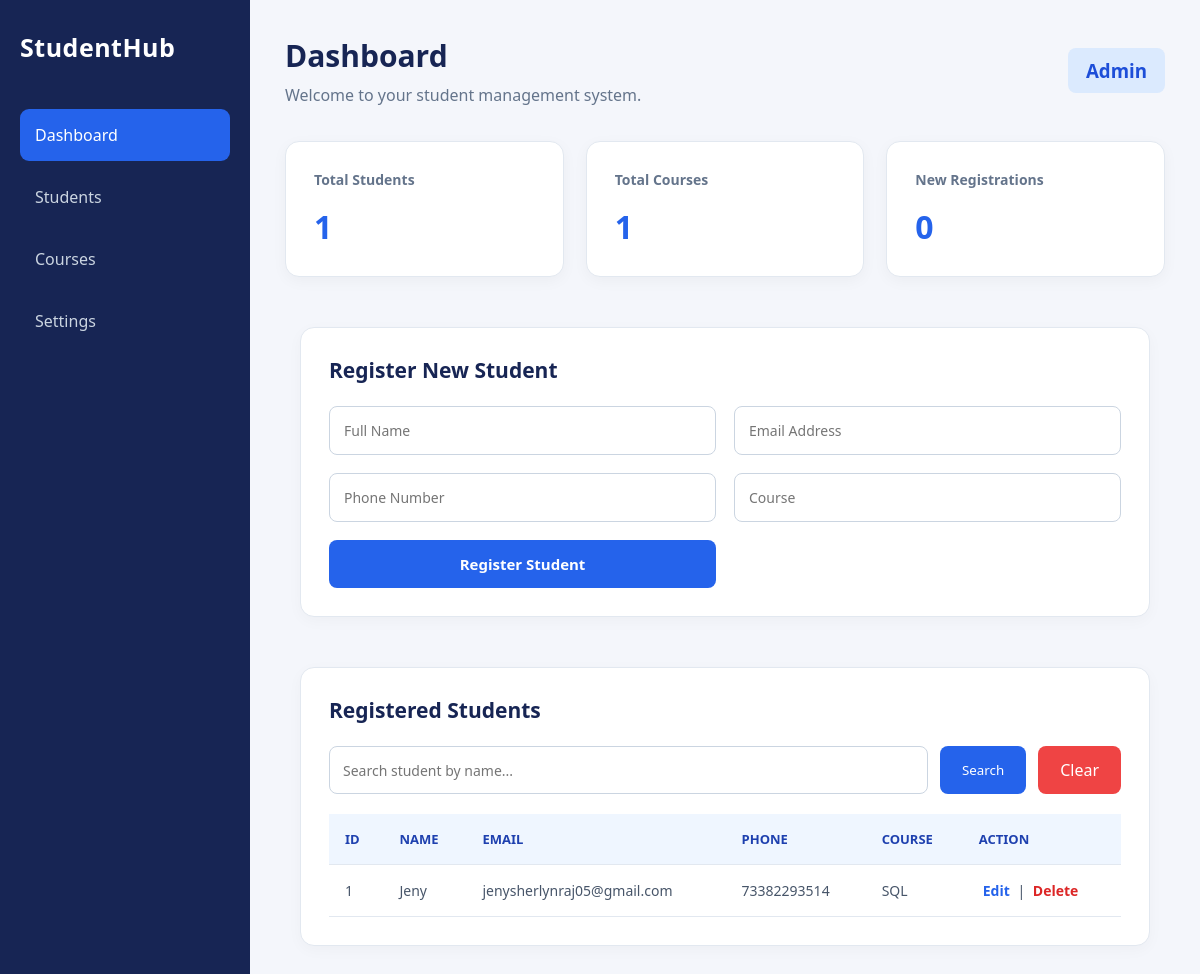
The app's page /, older data.
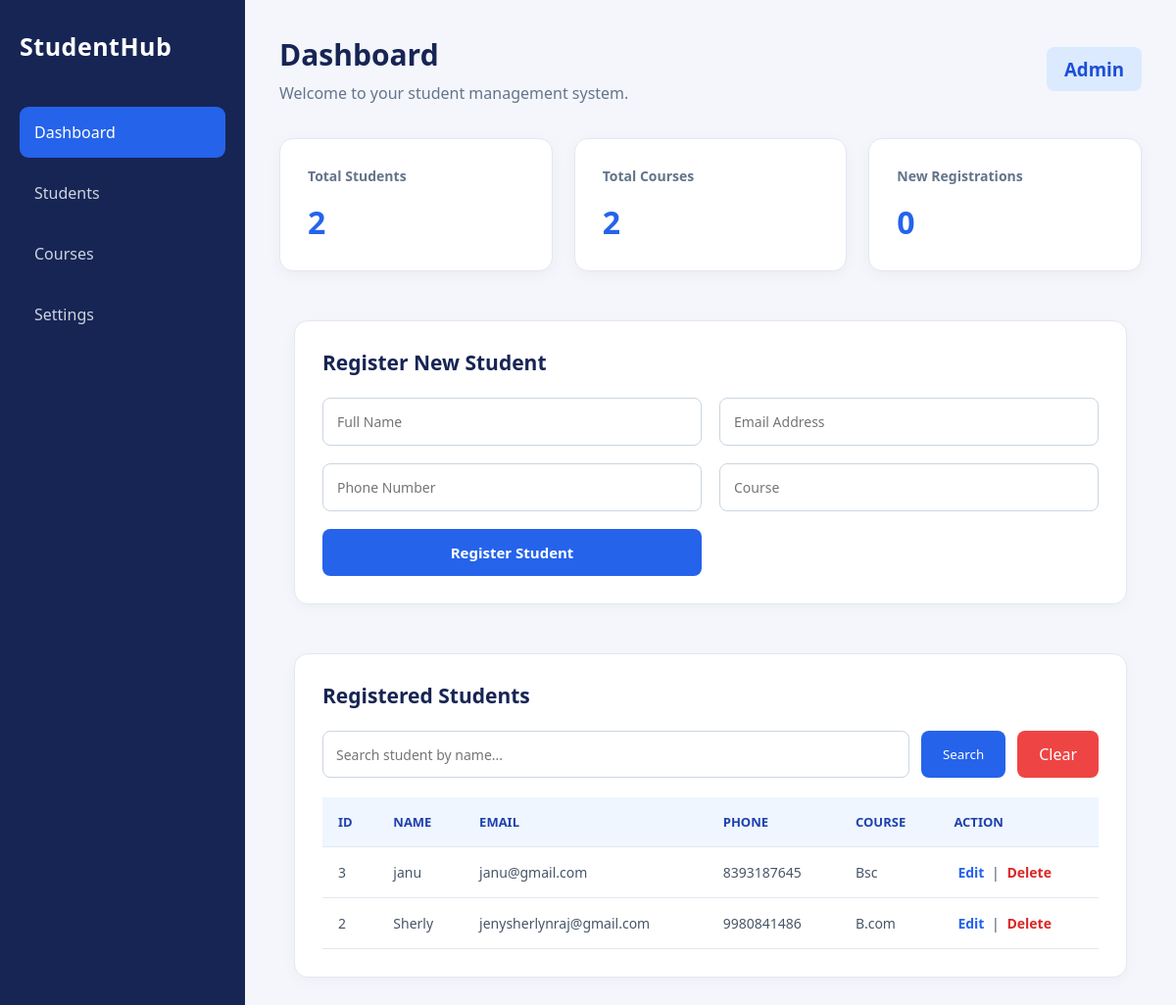
The same page, newer data.
### tables this page shows
CREATE TABLE students (
            id INTEGER PRIMARY KEY AUTOINCREMENT,
            name TEXT NOT NULL,
            email TEXT NOT NULL,
            phone TEXT NOT NULL,
            course TEXT NOT NULL
        );

### app.py (the view)
@app.route("/")
def home():
    connection = get_db_connection()
    search_query = request.args.get("search", "")
    students = connection.execute(
        "SELECT * FROM students WHERE name LIKE ? ORDER BY id DESC",
        ("%" + search_query + "%",)
    ).fetchall()
    total_students = connection.execute(
        "SELECT COUNT(*) FROM students"
    ).fetchone()[0]
    total_courses = connection.execute(
        "SELECT COUNT(DISTINCT course) FROM students"
    ).fetchone()[0]
    connection.close()
    return render_template(
        "index.html",
        students=students,
        total_students=total_students,
        total_courses=total_courses,
        search_query=search_query
    )

### app.py (called while the page is built)
def get_db_connection():
    connection = sqlite3.connect("students.db")
    connection.row_factory = sqlite3.Row
    return connection

### templates/index.html (shortened to what this page needs)
<!DOCTYPE html>
<html lang="en">
<head>
    <link rel="stylesheet" href="{{ url_for('static', filename='style.css') }}">
</head>
<body>
    <div class="container">
        <aside class="sidebar">
            <h2>StudentHub</h2>
            <ul>
                <li class="active">Dashboard</li>
                <li>Students</li>
                <li>Courses</li>
                <li>Settings</li>
            </ul>
        </aside>
        <main class="main-content">
            <header class="header">
                <div>
                    <h1>Dashboard</h1>
                    <p>Welcome to your student management system.</p>
                </div>
                <h3>Admin</h3>
            </header>
            <section class="stats">
                <div class="card">
                    <h3>Total Students</h3>
                    <h2>{{ students|length }}</h2>
                </div>
                <div class="card">
                    <h3>Total Courses</h3>
                    <h2>{{ total_courses }}</h2>
                </div>
                <div class="card">
                    <h3>New Registrations</h3>
                    <h2>0</h2>
                </div>
            </section>
            <section class="form-section">
                <h2>Register New Student</h2>
                <form class="student-form" action="/add_student" method="POST">
                    <input type="text" name="name" placeholder="Full Name" required>
                    <input type="email" name="email" placeholder="Email Address" required>
                    <input type="tel" name="phone" placeholder="Phone Number" required>
                    <input type="text" name="course" placeholder="Course" required>
                    <button type="submit">Register Student</button>
                </form>
            </section>
<section class="form-section">
    <h2>Registered Students</h2>
    <form method="GET" action="{{ url_for('home') }}" class="search-form">
    <input
        type="text"
        name="search"
        placeholder="Search student by name..."
        value="{{ search_query }}"
    >
    <button type="submit">Search</button>
    <a href="/"class="clear-btn">Clear</a>
</form>
    <table>
        <thead>
            <tr>
                <th>ID</th>
                <th>Name</th>
                <th>Email</th>
                <th>Phone</th>
                <th>Course</th>
                <th>Action</th>
            </tr>
        </thead>
        <tbody>
           {% for student in students %}
<tr>
    <td>{{ student.id }}</td>
    <td>{{ student.name }}</td>
    <td>{{ student.email }}</td>
    <td>{{ student.phone }}</td>
    <td>{{ student.course }}</td>
    <td>
    <a href="{{ url_for('edit_student', student_id=student.id) }}">Edit</a>
    |
    <a href="{{ url_for('delete_student', student_id=student.id) }}"
       onclick="return confirm('Are you sure you want to delete this student?')">
        Delete
    </a>
</td>
</tr>
{% else %}
            <tr>
                <td colspan="6">No students registered yet.</td>
            </tr>
            {% endfor %}
        </tbody>
    </table>
</section>
        </main>
    </div>
</body>
</html>

### static/style.css (style rules this page uses)
* { margin: 0; padding: 0; box-sizing: border-box; font-family: 'Segoe UI', Arial, sans-serif; }
body { background: #f4f6fb; color: #1e293b; }
.container { display: flex; min-height: 100vh; }
.sidebar { width: 250px; background: #172554; color: white; padding: 30px 20px; flex-shrink: 0; }
.sidebar h2 { font-size: 25px; margin-bottom: 45px; letter-spacing: 0.5px; }
.sidebar ul { list-style: none; }
.sidebar li { padding: 15px; margin-bottom: 10px; border-radius: 9px; cursor: pointer; color: #cbd5e1; transition: 0.3s; }
.sidebar li.active, .sidebar li:hover { background: #2563eb; color: white; }
.main-content { flex: 1; min-width: 0; padding: 35px; }
.header { display: flex; justify-content: space-between; align-items: center; margin-bottom: 35px; }
.header h1 { font-size: 30px; color: #172554; }
.header p { color: #64748b; margin-top: 8px; }
.header h3 { background: #dbeafe; color: #1d4ed8; padding: 10px 18px; border-radius: 8px; }
.stats { display: grid; grid-template-columns: repeat(3, 1fr); gap: 22px; margin-bottom: 30px; }
.card { background: white; padding: 28px; border-radius: 14px; box-shadow: 0 4px 15px rgba(0,0,0,0.04); border: 1px solid #e2e8f0; transition: 0.3s; }
.card h3 { color: #64748b; font-size: 14px; margin-bottom: 16px; }
.card h2 { font-size: 32px; color: #2563eb; }
.form-section { background: white; padding: 28px; border-radius: 14px; margin-bottom: 30px; border: 1px solid #e2e8f0; box-shadow: 0 4px 15px rgba(0,0,0,0.03); }
.form-section h2 { color: #172554; font-size: 21px; margin-bottom: 22px; }
.student-form { display: grid; grid-template-columns: repeat(2, 1fr); gap: 18px; }
.student-form input { width: 100%; padding: 14px; border: 1px solid #cbd5e1; border-radius: 8px; font-size: 14px; outline: none; transition: 0.3s; }
.student-form button { background: #2563eb; color: white; border: none; padding: 14px; border-radius: 8px; cursor: pointer; font-size: 15px; font-weight: 600; transition: 0.3s; }
.search-form { display: flex; gap: 12px; margin: 20px 0; }
.search-form input { flex: 1; min-width: 0; padding: 13px; border: 1px solid #cbd5e1; border-radius: 8px; font-size: 14px; outline: none; }
.search-form button { padding: 13px 22px; background: #2563eb; color: white; border: none; border-radius: 8px; cursor: pointer; }
.clear-btn { display: inline-flex; align-items: center; padding: 13px 22px; background: #ef4444; color: white; text-decoration: none; border-radius: 8px; transition: 0.3s; }
table { width: 100%; border-collapse: collapse; margin-top: 20px; }
th, td { padding: 16px; text-align: left; border-bottom: 1px solid #e2e8f0; }
th { background: #eff6ff; color: #1e40af; font-size: 13px; text-transform: uppercase; }
td { color: #475569; font-size: 14px; }
td a { color: #2563eb; text-decoration: none; font-weight: 600; margin: 0 4px; }
td a:last-child { color: #dc2626; }
.main-content .form-section { max-width: 850px; margin: 50px auto; }

Row changes from the older to the newer data that the page shows:
removed students: id "1", name "Jeny", email "jenysherlynraj05@gmail.com", phone "73382293514", course "SQL"
added students: id "3", name "janu", email "janu@gmail.com", phone "8393187645", course "Bsc"
added students: id "2", name "Sherly", email "jenysherlynraj@gmail.com", phone "9980841486", course "B.com"
Text that changed along with them:
{{ students|length }}: "1" → "2"
{{ total_courses }}: "1" → "2"
